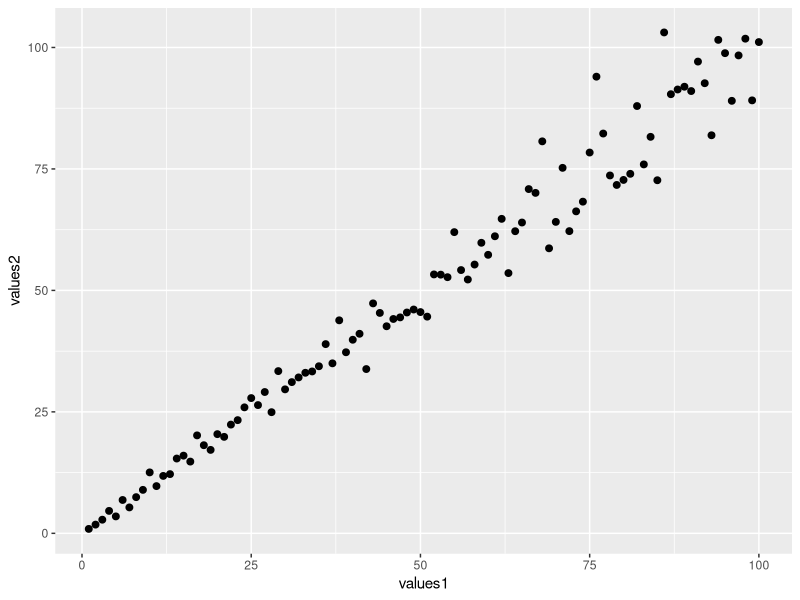
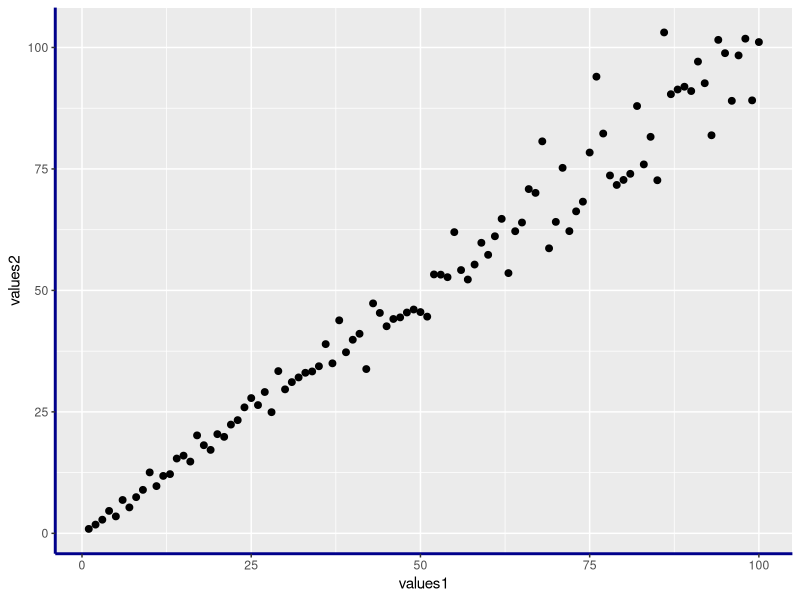
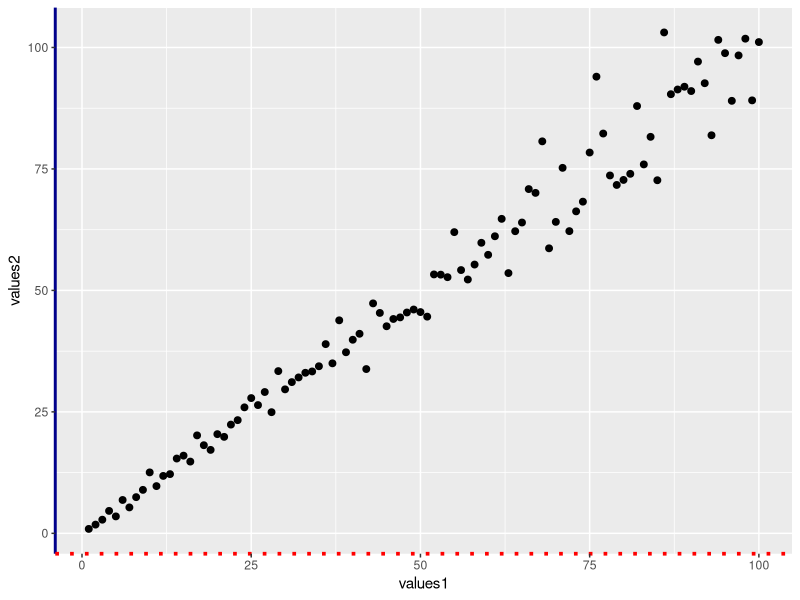

Write R code to recreate these figures, in order.
## ---- chunk 1
knitr::opts_chunk$set(echo = TRUE, fig.align='center')

# title: axis lines
# author: jonathan
# revised: 15/3/2020 

WEB <- c("https://bioceed.uib.no/dropfolder/bioSTATS/Rmd/Visualizing/Essential/axis-lines.html")
GIT <- c("https://github.com/jonathansoule/biostats/blob/master/Visualizing/Essential/axis-lines.Rmd")
library(ggplot2)

# variable 1
values1 <- 1:100 
# variable 2
values2 <- values1*(rnorm(100, mean=1, sd=.1))

# dataframe
df <- data.frame(values1, values2)
## ---- chunk 2
baseplot <- ggplot(df, aes(values1, values2)) +
  geom_point(size=2)
baseplot
## ---- chunk 3
baseplot +
  theme(axis.line = element_line(linetype = "solid", size = 1, colour = "darkblue"))
## ---- chunk 4
baseplot +
  theme(axis.line.y = element_line(size = 1, colour = "darkblue", linetype = "solid"), 
        axis.line.x = element_line(size = 1.25, colour = "red", linetype = "dotted"))
